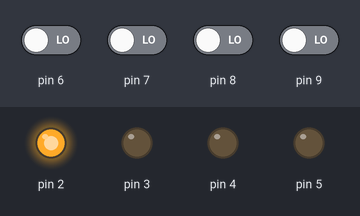
This program was run on a simulated Arduino Uno, built with avr-gcc and run on an emulated ATmega328P. Parts: output pins drawn as LEDs (lit = HIGH). The test bench sets the inputs (shaded band); at power-on: pin 6–9 LOW.

Above: at 1.2 s.
1.3 s: pin 6 driven HIGH
At 2.5 s:
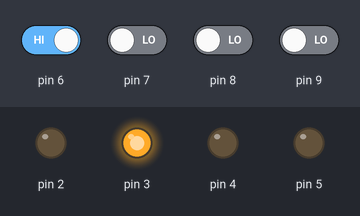
2.8 s: pin 7 driven HIGH
At 3.7 s:
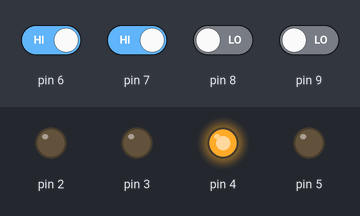
4.3 s: pin 8 driven HIGH
At 4.9 s:
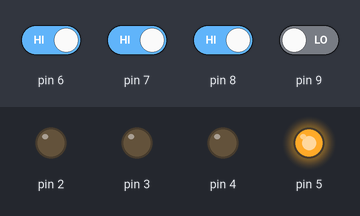
5.8 s: pin 9 driven HIGH
At 7.0 s:
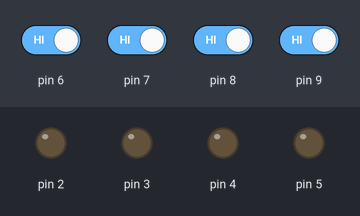
7.3 s: pin 9 driven LOW
At 8.4 s:
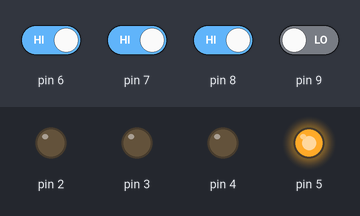
8.8 s: pin 6 driven LOW
At 9.5 s:
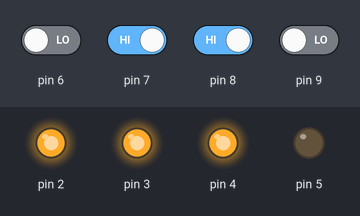
Timing chart, 0 to 11.3 s (numbered marks = the images above; inputs shaded):
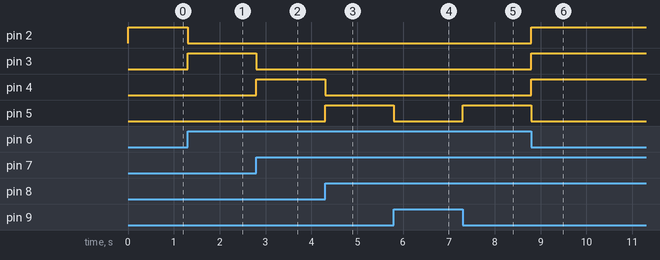

Measured:
- after the input at 1.3 s, pin 2: HIGH → LOW at once; pin 3: LOW → HIGH at once
- after the input at 2.8 s, pin 3: HIGH → LOW at once; pin 4: LOW → HIGH at once
- after the input at 4.3 s, pin 4: HIGH → LOW at once; pin 5: LOW → HIGH at once
- after the input at 5.8 s, pin 5: HIGH → LOW at once
- after the input at 7.3 s, pin 5: LOW → HIGH at once
- after the input at 8.8 s, pin 2–4: LOW → HIGH at once; pin 5: HIGH → LOW at once

The program:

main.cpp
```cpp
#include <Arduino.h>

int Z,Y,X,W;
int D,C,B,A;

void disp_7447(int D, int C, int B, int A)
{
  digitalWrite(2, A); //LSB
  digitalWrite(3, B);
  digitalWrite(4, C);
  digitalWrite(5, D); //MSB

}

void setup() {
    pinMode(2, OUTPUT);
    pinMode(3, OUTPUT);
    pinMode(4, OUTPUT);
    pinMode(5, OUTPUT);
    pinMode(6, INPUT);
    pinMode(7, INPUT);
    pinMode(8, INPUT);
    pinMode(9, INPUT);
}

void loop() {

W = digitalRead(6);//LSB
X = digitalRead(7);
Y = digitalRead(8);
Z = digitalRead(9);//MSB

A = (!W);
B = (W&&!X&&!Y&&!Z) || (!W&&X&&!Y&&!Z) || (W&&!X&&Y&&!Z) || (!W&&X&&Y&&!Z);
C = (W&&X&&!Y&&!Z) || (!W&&!X&&Y&&!Z) || (W&&!X&&Y&&!Z) || (!W&&X&&Y&&!Z);
D = (W&&X&&Y&&!Z) || (!W&&!X&&!Y&&Z);

disp_7447(D,C,B,A);
}
```
